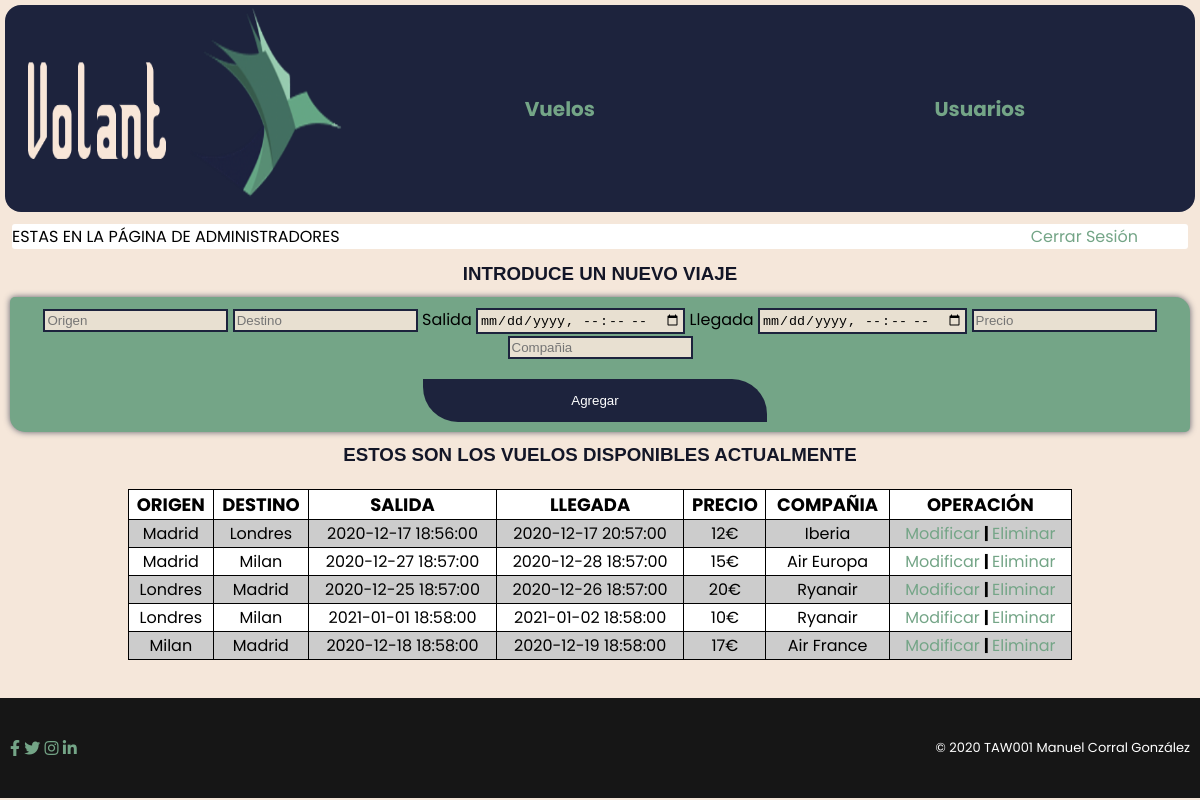
/pages/Admin_TratamientoVuelos.php (signed in), run on the app's committed database.
### tables this page shows
CREATE TABLE `Vuelos` (
  `ID_Vuelos` int(9) NOT NULL,
  `Origen` varchar(30) NOT NULL,
  `Destino` varchar(30) NOT NULL,
  `Salida` datetime NOT NULL,
  `Llegada` datetime NOT NULL,
  `Precio` int(9) NOT NULL,
  `Company` varchar(30) NOT NULL
);

### pages/Admin_TratamientoVuelos.php (the view, shortened to what this page needs)
<!DOCTYPE html>
<html dir="ltr" lang="es">
<head>
    <link href="../styles/estilo.css" rel="stylesheet" type="text/css">
    <link href="../styles/estiloINDEX.css" rel="stylesheet" type="text/css">
    <?php
        include ("../includes/head.php");
    ?>
</head>
<body>
    <nav>
            <div class="logo">
                <a href="../pages/Admin_TratamientoVuelos.php"> <img src="../images/logo.png" alt="Logo de la empresa" width="350px" height="200px"></a>
            </div>
            <ul class="nav-links" id="nav-links">
                <li><a href="../pages/Admin_TratamientoVuelos.php">Vuelos</a></li>
                <li><a href="../pages/Admin_TratamientoUsuarios.php">Usuarios</a></li>
            </ul>
    </nav>
   <main>
        <div class="sesion">
            <?php
                @$rolsesion = $_SESSION['rol'];
                if($rolsesion == 1){
                    echo 'ESTAS EN LA PÁGINA DE ADMINISTRADORES';
                    echo '<a href="../includes/CerrarSesion.php">Cerrar Sesión</a>';
                }
            ?>
        </div>
        <h3>INTRODUCE UN NUEVO VIAJE</h3>
        <form id="buscador" method="POST" action="../logic/RegistrarVuelo.php">
            <ol>
                <input type="text" placeholder="Origen" list="listaOrigen" name="Origen" autocomplete="off" required>
                <input type="text" placeholder="Destino" list="listaDestino" name="Destino" autocomplete="off" required>
                <label for="Salida">Salida</label>
                <input type="datetime-local" name="Salida" id="Salida" min="" onclick="minDay()" required>
                <label for="Vuelta">Llegada</label>
                <input type="datetime-local" name="Llegada" id="Llegada" min="" onclick="minDay()" required>
                <input type="text" placeholder="Precio"     name="Precio" autocomplete="off" required>
                <input type="text" placeholder="Compañia"   name="Company" autocomplete="off" required>
            </ol>
            <ol>
                <input type="submit" value="Agregar" class="pulsador" name="registrarVuelo">
            </ol>
        </form>
        <h3>ESTOS SON LOS VUELOS DISPONIBLES ACTUALMENTE</h3>
        <?php
            include("../includes/ConexDB.php");
            $consulta = "SELECT * FROM Vuelos";
            $resultado = mysqli_query($conex, $consulta);
            if($resultado){
                ?>
                    <div class="tabla">
                        <table id="resultados" summary="Viajes posibles con los datos incluidos.">
                            <tr>
                                <th>ORIGEN</th>
                                <th>DESTINO</th>
                                <th>SALIDA</th>
                                <th>LLEGADA</th>
                                <th>PRECIO</th>
                                <th>COMPAÑIA</th>
                                <th>OPERACIÓN</th>
                            </tr>
                <?php
                while($row = mysqli_fetch_assoc($resultado)){
                    ?>
                        <tr>
                            <td><?php echo $row["Origen"];?></td>
                            <td><?php echo $row["Destino"];?></td>
                            <td><?php echo $row["Salida"];?></td>
                            <td><?php echo $row["Llegada"];?></td>
                            <td><?php echo $row["Precio"]; echo '€';?></td>
                            <td><?php echo $row["Company"];?></td>
                            <td>
                                <a href="../pages/ModificarVuelo.php?ID_Vuelos=<?php echo $row["ID_Vuelos"];?>">Modificar</a>
                                <b> | </b>
                                <a href="../logic/EliminarVuelo.php?ID_Vuelos=<?php echo $row["ID_Vuelos"];?>" class="eliminar">Eliminar</a>
                            </td>
                        </tr>
                    <?php
                }
            }
        ?>
            </table>
        </div>
    </main>
    <?php
        include ("../includes/footer.php");
    ?>
</body>
</html>

### styles/estilo.css (style rules this page uses)
* { margin: 0%; padding: 0%; box-sizing: border-box; }
body { overflow-x: hidden; background-color: rgb(245, 231, 218); margin: 0px; font-family: 'Poppins', sans-serif; }
nav { display: flex; justify-content: space-around; align-items: center; min-height: 8vh; background-color: black; font-family: 'Poppins', sans-serif; background-color: rgb(29, 35, 61); border-bottom: 1em; border-radius: 1em; margin: 5px; }
.nav-links { display: flex; justify-content: space-around; width: 100%; }
.nav-links a { text-decoration: none; font-weight: bold; font-size: 20px; }
.nav-links li { list-style: none; padding: 10px; opacity: 100; }
h1, h2, h3, h4 { padding: 1%; }
main { margin: 5px; padding: 5px; border-radius: 7pt; min-height: calc(100vh - 160px - 22px - 100px - 42px); }
input, textarea { background-color:rgba(245, 231, 218, 0.9); margin: auto; border-style: double; }
a:link { text-decoration: none; color: rgb(116, 165, 135); }
.sesion { text-align: center; display: flex; justify-content: space-between; background-color: white; border-radius: 3px; margin: 2px; }
.sesion a { position: relative; margin-right: 50px; }

### styles/estiloINDEX.css (style rules this page uses)
h3 { font-family: Arial, "Helvetica Neue", Helvetica, sans-serif; color: rgb(19, 22, 39); text-align: center; }
#buscador { text-align: center; background-color: rgb(116, 165, 135); padding: 10px 16px; border-radius: 5px 15px 5px 15px; box-shadow: 0 0 6px 0 rgba(29, 35, 61, 0.7); }
input[type=text], input[type=datetime-local], input[type=number], input[type=date] { padding: 2px; border-color: rgb(29, 35, 61); outline: none; }
input[type=button], input[type=submit] { width: 30%; background-color: rgb(29, 35, 61); color: white; padding: 14px 20px; margin-top: 20px; margin-bottom: 0px; margin-right: 10px; border: none; border-radius: 0px 35px 0px 35px; }
table { margin: 0 auto; margin-top: 1%; text-align: left; border-spacing: 0; border-collapse: collapse; width: 80%; }
th, td { border-style: solid; border: 1px solid black; text-align: center; padding: 1px; margin: auto; }
table tr:first-child { color: black; font-size: large; font-weight: bold; }
table tr:nth-child(even) { background-color: rgb(204, 204, 204); }
table tr:nth-child(odd) { background-color: #fff; }

### data on the page
vuelos: Origen "Madrid", Destino "Londres", Salida "2020-12-17 18:56:00", Llegada "2020-12-17 20:57:00", Precio "12", Company "Iberia"
vuelos: Origen "Madrid", Destino "Milan", Salida "2020-12-27 18:57:00", Llegada "2020-12-28 18:57:00", Precio "15", Company "Air Europa"
vuelos: Origen "Londres", Destino "Madrid", Salida "2020-12-25 18:57:00", Llegada "2020-12-26 18:57:00", Precio "20", Company "Ryanair"
vuelos: Origen "Londres", Destino "Milan", Salida "2021-01-01 18:58:00", Llegada "2021-01-02 18:58:00", Precio "10", Company "Ryanair"
vuelos: Origen "Milan", Destino "Madrid", Salida "2020-12-18 18:58:00", Llegada "2020-12-19 18:58:00", Precio "17", Company "Air France"
